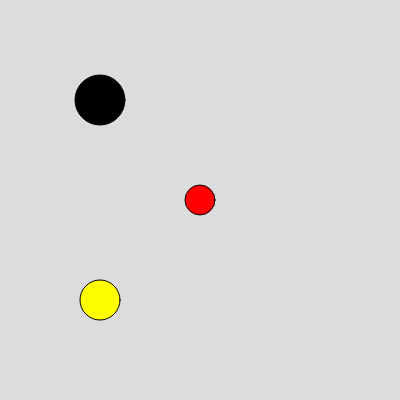
Frame 1 (no input)
Frame 60 (no input): identical to frame 1, image omitted
Frame 120 (the mouse pressed at the canvas centre since frame 60): identical to frame 1, image omitted

The p5.js sketch that drew this single still picture (run headless with seeded random() and noise() and a simulated clock; from frame 60 on, the mouse is pressed at the canvas centre):

// p5.js sketch
// ── sketch.js
//objetos literales - JSON (javasript object notation)
let person = {
  name: "Alejandro",
  last: "Solarte",
  age: 18,
  nick: "Sunart",
  sayName: function () {
    console.log(this.name + " " + this.last);
  },
  show: function () {
    fill(255, 0, 0);
    ellipse(200, 200, 30, 30);
  }
}

function Animal(x, y, name, last) {
  this.x = x;
  this.y = y;
  this.name = name;
  this.last = last;
  this.showName = function () {
    console.log(this.name + " " + this.last);
  }
  this.showBody = function () {
    fill(255, 255, 0);
    ellipse(this.x, this.y, 40, 40);
  }
}

let joe;
let tiger;

function setup() {
  createCanvas(400, 400);
  person.sayName();
  joe = new Human(100, 100, "Joe", "Black");
  joe.sayHi();
  tiger = new Animal(100, 300, "Toño", "Zucaras");
  tiger.showName();
  console.log(person);
  console.log(joe);
  console.log(tiger);

}

function draw() {
  background(220);
  joe.show();
  tiger.showBody();
  person.show();
}
// ── Human.js
class Human {

    constructor(x, y, name, last) {
        this.x = x;
        this.y = y;
        this.name = name;
        this.last = last;
        this.diameter = 50;
    }
    sayHi() {
        console.log(this.name + " " + this.last);
    }
    show() {
        fill(0);
        ellipse(this.x, this.y, this.diameter, this.diameter);
    }
}
